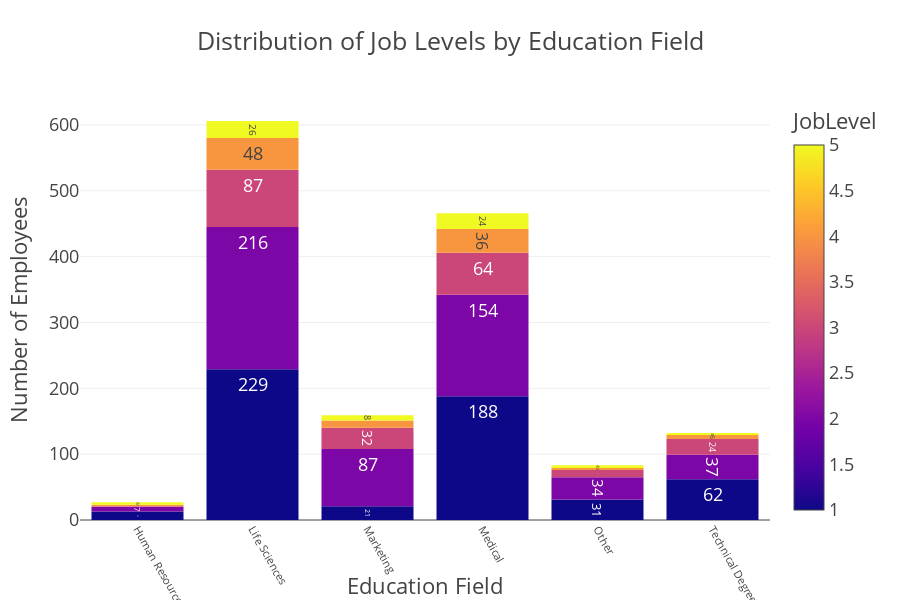

Here is the notebook cell this chart was saved with:
### Code cell
edu_job = HR_Analytics_df.groupby(['EducationField', 'JobLevel']).size().reset_index(name='count')

fig = px.bar(
    edu_job,
    x='EducationField',
    y='count',
    color='JobLevel',
    title='Distribution of Job Levels by Education Field',
    barmode='stack',
    text='count',
    color_discrete_sequence=px.colors.qualitative.Set2,  
    width=900,     
    height=600     
)

fig.update_layout(
    template='presentation',
    xaxis_title='Education Field',
    yaxis_title='Number of Employees',
    xaxis_tickangle=60,             
    xaxis_tickfont=dict(size=11),   
    legend_title=dict(text='Job Level'),
    paper_bgcolor="rgba(0,0,0,0)",
    plot_bgcolor="rgba(0,0,0,0)"
)

fig.update_traces(texttemplate='%{text}', textposition='inside')

fig.show()

# Save visuals
fig.write_image(os.path.join(results_dir, 'Joblevel_edufield.jpg'))
fig.write_image(os.path.join(results_dir, 'Joblevel_edufield.png'))
fig.write_html(os.path.join(results_dir, 'Joblevel_edufield.html'))

### Figure 1 — Plotly figure (JSON) as saved in the notebook; plotly's stock layout.template omitted (floating-point values rounded to 4 significant figures)
{"data": [{"hovertemplate": "EducationField=%{x}<br>count=%{text}<br>JobLevel=%{marker.color}<extra></extra>", "legendgroup": "", "marker": {"color": [1, 2, 3, 4, 5, 1, 2, 3, 4, 5, 1, 2, 3, 4, 5, 1, 2, 3, 4, 5, 1, 2, 3, 4, 5, 1, 2, 3, 4, 5], "coloraxis": "coloraxis", "pattern": {"shape": ""}}, "name": "", "orientation": "v", "showlegend": false, "text": [13.0, 7.0, 1.0, 2.0, 4.0, 229.0, 216.0, 87.0, 48.0, 26.0, 21.0, 87.0, 32.0, 11.0, 8.0, 188.0, 154.0, 64.0, 36.0, 24.0, 31.0, 34.0, 11.0, 3.0, 4.0, 62.0, 37.0, 24.0, 6.0, 3.0], "textposition": "inside", "texttemplate": "%{text}", "type": "bar", "x": ["Human Resources", "Human Resources", "Human Resources", "Human Resources", "Human Resources", "Life Sciences", "Life Sciences", "Life Sciences", "Life Sciences", "Life Sciences", "Marketing", "Marketing", "Marketing", "Marketing", "Marketing", "Medical", "Medical", "Medical", "Medical", "Medical", "Other", "Other", "Other", "Other", "Other", "Technical Degree", "Technical Degree", "Technical Degree", "Technical Degree", "Technical Degree"], "xaxis": "x", "y": [13, 7, 1, 2, 4, 229, 216, 87, 48, 26, 21, 87, 32, 11, 8, 188, 154, 64, 36, 24, 31, 34, 11, 3, 4, 62, 37, 24, 6, 3], "yaxis": "y"}], "layout": {"barmode": "stack", "coloraxis": {"colorbar": {"title": {"text": "JobLevel"}}, "colorscale": [[0, "#0d0887"], [0.1111, "#46039f"], [0.2222, "#7201a8"], [0.3333, "#9c179e"], [0.4444, "#bd3786"], [0.5556, "#d8576b"], [0.6667, "#ed7953"], [0.7778, "#fb9f3a"], [0.8889, "#fdca26"], [1, "#f0f921"]]}, "height": 600, "legend": {"title": {"text": "Job Level"}, "tracegroupgap": 0}, "paper_bgcolor": "rgba(0, 0, 0, 0)", "plot_bgcolor": "rgba(0, 0, 0, 0)", "title": {"text": "Distribution of Job Levels by Education Field"}, "width": 900, "xaxis": {"anchor": "y", "autorange": true, "domain": [0, 1], "range": [-0.5, 5.5], "tickangle": 60, "tickfont": {"size": 11}, "title": {"text": "Education Field"}, "type": "category"}, "yaxis": {"anchor": "x", "autorange": true, "domain": [0, 1], "range": [0, 637.9], "title": {"text": "Number of Employees"}, "type": "linear"}}}
